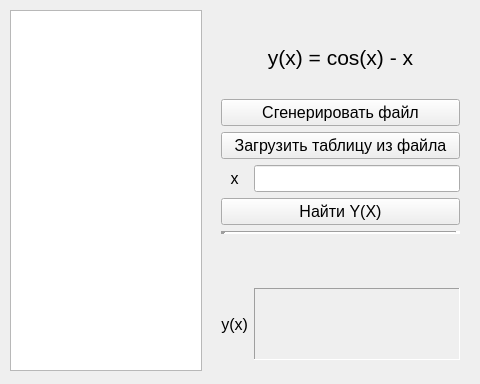
<?xml version="1.0" encoding="UTF-8"?>
<ui version="4.0">
 <class>MainWindow</class>
 <widget class="QMainWindow" name="MainWindow">
  <property name="geometry">
   <rect>
    <x>0</x>
    <y>0</y>
    <width>480</width>
    <height>384</height>
   </rect>
  </property>
  <property name="windowTitle">
   <string>MainWindow</string>
  </property>
  <widget class="QWidget" name="centralWidget">
   <widget class="QTableWidget" name="pointTable">
    <property name="geometry">
     <rect>
      <x>10</x>
      <y>10</y>
      <width>192</width>
      <height>361</height>
     </rect>
    </property>
    <property name="font">
     <font>
      <pointsize>10</pointsize>
     </font>
    </property>
    <property name="focusPolicy">
     <enum>Qt::StrongFocus</enum>
    </property>
    <property name="verticalScrollBarPolicy">
     <enum>Qt::ScrollBarAsNeeded</enum>
    </property>
    <property name="horizontalScrollBarPolicy">
     <enum>Qt::ScrollBarAlwaysOff</enum>
    </property>
    <property name="editTriggers">
     <set>QAbstractItemView::NoEditTriggers</set>
    </property>
    <property name="selectionMode">
     <enum>QAbstractItemView::NoSelection</enum>
    </property>
    <property name="selectionBehavior">
     <enum>QAbstractItemView::SelectRows</enum>
    </property>
    <property name="textElideMode">
     <enum>Qt::ElideNone</enum>
    </property>
    <property name="showGrid">
     <bool>true</bool>
    </property>
    <property name="gridStyle">
     <enum>Qt::SolidLine</enum>
    </property>
    <property name="wordWrap">
     <bool>false</bool>
    </property>
    <property name="cornerButtonEnabled">
     <bool>false</bool>
    </property>
    <property name="columnCount">
     <number>2</number>
    </property>
    <attribute name="horizontalHeaderVisible">
     <bool>false</bool>
    </attribute>
    <attribute name="horizontalHeaderCascadingSectionResizes">
     <bool>false</bool>
    </attribute>
    <attribute name="horizontalHeaderDefaultSectionSize">
     <number>96</number>
    </attribute>
    <attribute name="horizontalHeaderHighlightSections">
     <bool>true</bool>
    </attribute>
    <attribute name="horizontalHeaderMinimumSectionSize">
     <number>96</number>
    </attribute>
    <attribute name="verticalHeaderVisible">
     <bool>false</bool>
    </attribute>
    <attribute name="verticalHeaderDefaultSectionSize">
     <number>24</number>
    </attribute>
    <attribute name="verticalHeaderMinimumSectionSize">
     <number>24</number>
    </attribute>
    <column>
     <property name="text">
      <string>X</string>
     </property>
    </column>
    <column>
     <property name="text">
      <string>Y</string>
     </property>
    </column>
   </widget>
   <widget class="QWidget" name="gridLayoutWidget">
    <property name="geometry">
     <rect>
      <x>210</x>
      <y>10</y>
      <width>261</width>
      <height>361</height>
     </rect>
    </property>
    <layout class="QGridLayout" name="gridLayout">
     <item row="5" column="0" colspan="2">
      <widget class="Line" name="line">
       <property name="frameShadow">
        <enum>QFrame::Sunken</enum>
       </property>
       <property name="lineWidth">
        <number>5</number>
       </property>
       <property name="orientation">
        <enum>Qt::Horizontal</enum>
       </property>
      </widget>
     </item>
     <item row="1" column="0" colspan="2">
      <widget class="QPushButton" name="genButton">
       <property name="font">
        <font>
         <pointsize>12</pointsize>
        </font>
       </property>
       <property name="text">
        <string>Сгенерировать файл</string>
       </property>
      </widget>
     </item>
     <item row="0" column="0" colspan="2">
      <widget class="QLabel" name="funcLabel">
       <property name="font">
        <font>
         <pointsize>16</pointsize>
         <weight>50</weight>
         <bold>false</bold>
        </font>
       </property>
       <property name="frameShape">
        <enum>QFrame::NoFrame</enum>
       </property>
       <property name="frameShadow">
        <enum>QFrame::Raised</enum>
       </property>
       <property name="text">
        <string>y(x) = cos(x) - x</string>
       </property>
       <property name="alignment">
        <set>Qt::AlignCenter</set>
       </property>
      </widget>
     </item>
     <item row="2" column="0" colspan="2">
      <widget class="QPushButton" name="loadButton">
       <property name="font">
        <font>
         <pointsize>12</pointsize>
        </font>
       </property>
       <property name="text">
        <string>Загрузить таблицу из файла</string>
       </property>
      </widget>
     </item>
     <item row="3" column="1">
      <widget class="QLineEdit" name="xEdit">
       <property name="font">
        <font>
         <pointsize>12</pointsize>
        </font>
       </property>
       <property name="alignment">
        <set>Qt::AlignRight|Qt::AlignTrailing|Qt::AlignVCenter</set>
       </property>
      </widget>
     </item>
     <item row="4" column="0" colspan="2">
      <widget class="QPushButton" name="solveButton">
       <property name="font">
        <font>
         <pointsize>12</pointsize>
        </font>
       </property>
       <property name="text">
        <string>Найти Y(X)</string>
       </property>
      </widget>
     </item>
     <item row="3" column="0">
      <widget class="QLabel" name="xLabel">
       <property name="font">
        <font>
         <pointsize>12</pointsize>
        </font>
       </property>
       <property name="text">
        <string>x</string>
       </property>
       <property name="alignment">
        <set>Qt::AlignCenter</set>
       </property>
      </widget>
     </item>
     <item row="6" column="0" colspan="2">
      <spacer name="verticalSpacer">
       <property name="orientation">
        <enum>Qt::Vertical</enum>
       </property>
       <property name="sizeType">
        <enum>QSizePolicy::Fixed</enum>
       </property>
       <property name="sizeHint" stdset="0">
        <size>
         <width>20</width>
         <height>48</height>
        </size>
       </property>
      </spacer>
     </item>
     <item row="7" column="0">
      <widget class="QLabel" name="yLabel">
       <property name="font">
        <font>
         <pointsize>12</pointsize>
        </font>
       </property>
       <property name="text">
        <string>y(x)</string>
       </property>
       <property name="alignment">
        <set>Qt::AlignRight|Qt::AlignTrailing|Qt::AlignVCenter</set>
       </property>
      </widget>
     </item>
     <item row="7" column="1">
      <widget class="QLabel" name="yBox">
       <property name="font">
        <font>
         <pointsize>12</pointsize>
        </font>
       </property>
       <property name="frameShape">
        <enum>QFrame::Panel</enum>
       </property>
       <property name="frameShadow">
        <enum>QFrame::Sunken</enum>
       </property>
       <property name="lineWidth">
        <number>1</number>
       </property>
       <property name="text">
        <string/>
       </property>
       <property name="alignment">
        <set>Qt::AlignCenter</set>
       </property>
      </widget>
     </item>
    </layout>
   </widget>
  </widget>
 </widget>
 <layoutdefault spacing="6" margin="11"/>
 <resources/>
 <connections/>
</ui>
